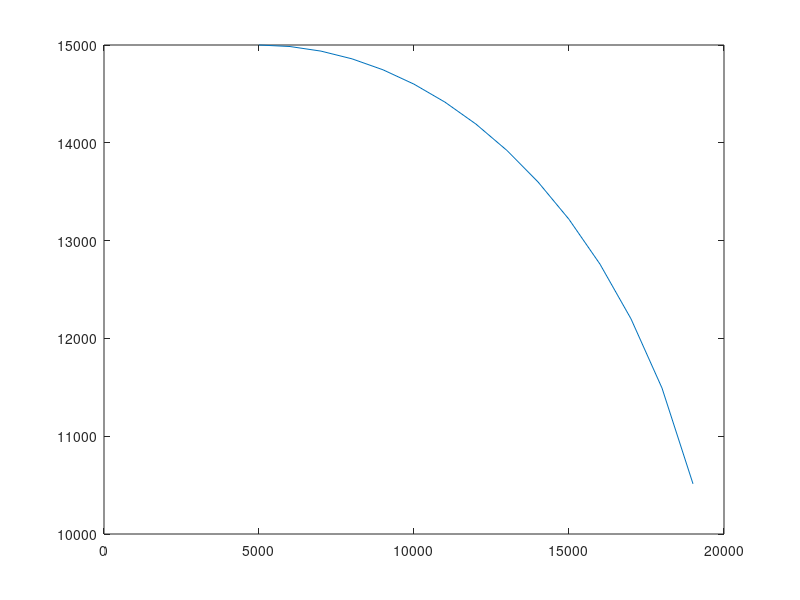

Write the MATLAB code that produced this figure.
%  Least Squares Estimation Andy Perez
load('lsdata.mat')
figure
plot(x,y)
m=[0;0;20000;7000];
i=1;
ytilde=zeros(15,1);
while true==1
xo=m(1);
yo=m(2);
a=m(3);
b=m(4);
A=zeros(15,4);
ycalc=zeros(15,1);
for n=1:1:15
ycalc(n,1)=(((1-(((x(n)-xo)/(a))^2))*b^2)^.5)+yo;
dyda=(b*(x(n)-xo)^2)/((a^3*(1-((x(n)-xo)^2)/a^2)^.5));
dydb=(1-((x(n)-xo)^2)/a^2)^.5;
dyy0=1;
dyx0=(b*(x(n)-xo))/(a^2*((1-((x(n)-xo)^2)/(a^2))^.5));
A(n,1)=dyx0;
A(n,2)=dyy0;
A(n,3)=dyda;
A(n,4)=dydb;
end
if i>1
ytilde=ycha;
end
ycha=y'-ycalc;
if abs((sum(ycha.^2)-sum(ytilde.^2))/sum(ycha.^2))<10^-5
true=0;
elseif i==1000
true=0;
else
Atrans=A';
Ata=Atrans*A;
Atain=inv(Ata);
Ay=Atrans*ycha;
f=Atain*Ay;
m=m+(.9*f);
if sum(isnan(m))>0
true=0;
end
i=i+1;
end
2
end
ab=a-b;
ba=a+b;
G=6.67*10^-11;
me=5.972*10^24;
e=(1-(b^2/a^2))^.5 % eccentricity
L=a*(1-e^2)    %Semi latus rectum
T=2*pi*((a^3/(G*me))^.5)   % Time period
P=pi*ba*(((3*ab^2)/(((ba^2)*(((((-3*ab^2)/(ba^2))+4)^.5)+10))))+1)% Perimeter